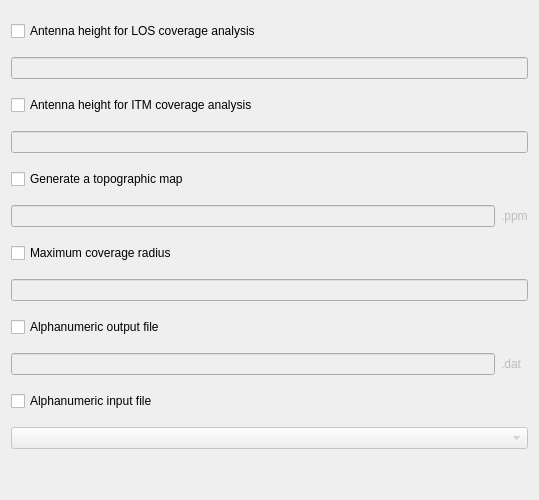
                <widget class="QWidget" name="scrollAreaWidgetContents_4">
                 <property name="geometry">
                  <rect>
                   <x>0</x>
                   <y>0</y>
                   <width>539</width>
                   <height>500</height>
                  </rect>
                 </property>
                 <layout class="QVBoxLayout" name="verticalLayout_4">
                  <item>
                   <layout class="QGridLayout" name="gridLayout_8">
                    <item row="7" column="0" colspan="2">
                     <widget class="QLineEdit" name="R_out">
                      <property name="enabled">
                       <bool>false</bool>
                      </property>
                     </widget>
                    </item>
                    <item row="5" column="1">
                     <widget class="QLabel" name="map_res">
                      <property name="enabled">
                       <bool>false</bool>
                      </property>
                      <property name="text">
                       <string>.ppm</string>
                      </property>
                     </widget>
                    </item>
                    <item row="11" column="0" colspan="2">
                     <widget class="QComboBox" name="ani_file_name">
                      <property name="enabled">
                       <bool>false</bool>
                      </property>
                     </widget>
                    </item>
                    <item row="3" column="0" colspan="2">
                     <widget class="QLineEdit" name="L_out">
                      <property name="enabled">
                       <bool>false</bool>
                      </property>
                     </widget>
                    </item>
                    <item row="4" column="0" colspan="2">
                     <widget class="QCheckBox" name="o_mode">
                      <property name="text">
                       <string>Generate a topographic map </string>
                      </property>
                     </widget>
                    </item>
                    <item row="5" column="0">
                     <widget class="QLineEdit" name="map_name">
                      <property name="enabled">
                       <bool>false</bool>
                      </property>
                     </widget>
                    </item>
                    <item row="9" column="0">
                     <widget class="QLineEdit" name="ano_out">
                      <property name="enabled">
                       <bool>false</bool>
                      </property>
                     </widget>
                    </item>
                    <item row="9" column="1">
                     <widget class="QLabel" name="ano_res">
                      <property name="enabled">
                       <bool>false</bool>
                      </property>
                      <property name="text">
                       <string>.dat</string>
                      </property>
                     </widget>
                    </item>
                    <item row="0" column="0" colspan="2">
                     <widget class="QCheckBox" name="c_mode">
                      <property name="text">
                       <string>Antenna height for LOS coverage analysis</string>
                      </property>
                     </widget>
                    </item>
                    <item row="2" column="0" colspan="2">
                     <widget class="QCheckBox" name="L_mode">
                      <property name="text">
                       <string>Antenna height for ITM coverage analysis</string>
                      </property>
                     </widget>
                    </item>
                    <item row="6" column="0" colspan="2">
                     <widget class="QCheckBox" name="R_mode">
                      <property name="text">
                       <string>Maximum coverage radius</string>
                      </property>
                     </widget>
                    </item>
                    <item row="10" column="0" colspan="2">
                     <widget class="QCheckBox" name="ani_file">
                      <property name="text">
                       <string>Alphanumeric input file</string>
                      </property>
                     </widget>
                    </item>
                    <item row="1" column="0" colspan="2">
                     <widget class="QLineEdit" name="c_out">
                      <property name="enabled">
                       <bool>false</bool>
                      </property>
                     </widget>
                    </item>
                    <item row="8" column="0" colspan="2">
                     <widget class="QCheckBox" name="ano_file">
                      <property name="text">
                       <string>Alphanumeric output file</string>
                      </property>
                     </widget>
                    </item>
                    <item row="12" column="0" colspan="2">
                     <spacer name="verticalSpacer">
                      <property name="orientation">
                       <enum>Qt::Vertical</enum>
                      </property>
                      <property name="sizeType">
                       <enum>QSizePolicy::Ignored</enum>
                      </property>
                      <property name="sizeHint" stdset="0">
                       <size>
                        <width>20</width>
                        <height>20</height>
                       </size>
                      </property>
                     </spacer>
                    </item>
                   </layout>
                  </item>
                 </layout>
                </widget>
